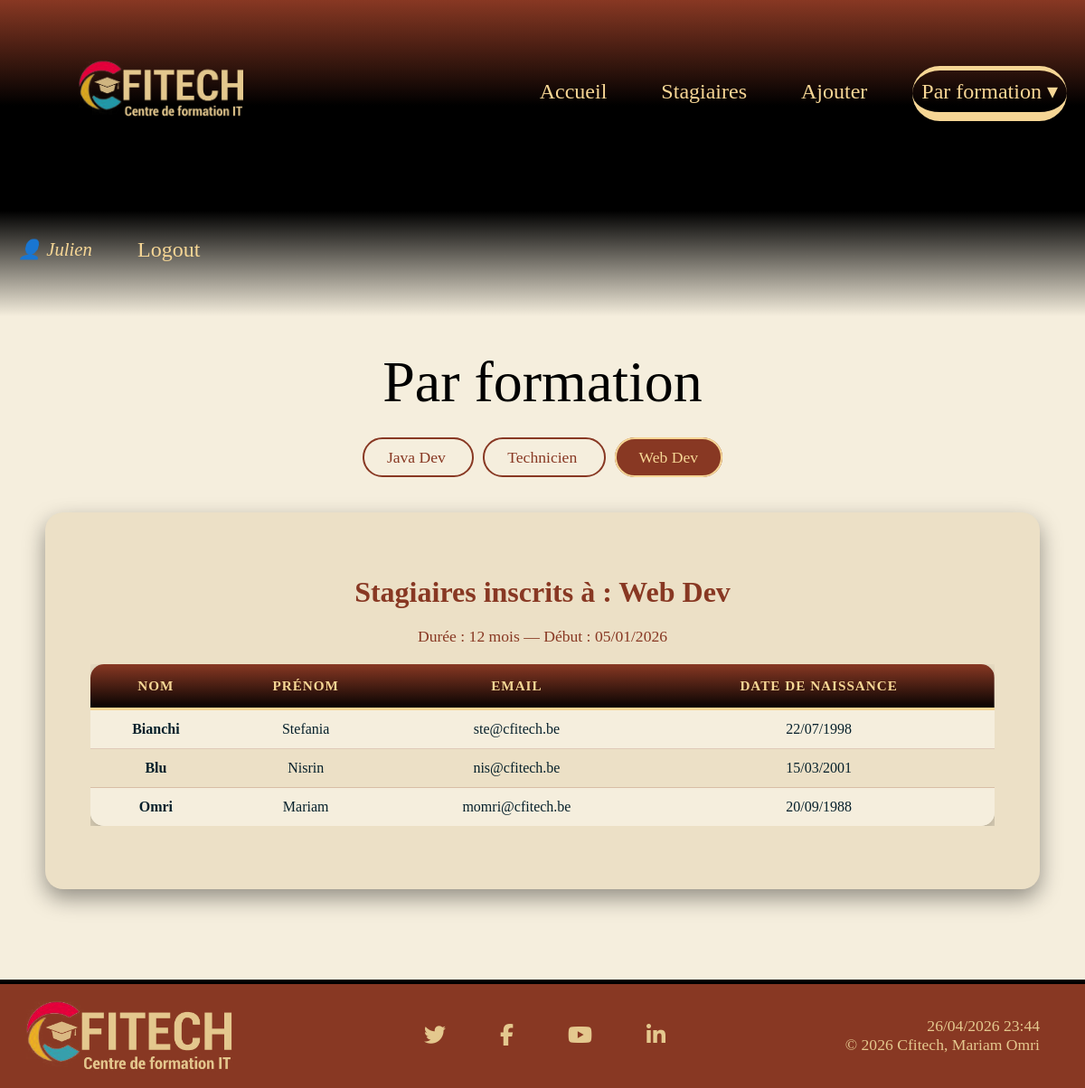
Screenshot of /parFormation.php?id=1 (signed in) with the database file from the repository.
### tables this page shows
CREATE TABLE IF NOT EXISTS `formations` (
  `id` int NOT NULL AUTO_INCREMENT,
  `intitule` varchar(100) NOT NULL,
  `nb_mois` int NOT NULL,
  `date_debut` date NOT NULL,
  PRIMARY KEY (`id`)
);

CREATE TABLE IF NOT EXISTS `stagiaires` (
  `id` int NOT NULL AUTO_INCREMENT,
  `nom` varchar(100) NOT NULL,
  `prenom` varchar(100) NOT NULL,
  `email` varchar(100) NOT NULL,
  `date_naissance` date NOT NULL,
  PRIMARY KEY (`id`),
  UNIQUE KEY `email` (`email`)
);

### classes/Formation.php (called while the page is built, shortened)
<?php
class Formation
{
    private string $intitule;
    private int $nbMois;
    private string $dateDebut;
    public function __construct(int $unId, string $unIntitule, int $unNbMois, string $uneDateDebut)
    {
        $this->intitule = $unIntitule;
        $this->nbMois = $unNbMois;
        $this->dateDebut = $uneDateDebut;
    }
    public function getIntitule(): string
    {
        return $this->intitule;
    }
    public function getNbMois(): int
    {
        return $this->nbMois;
    }
    public function getDateDebutFormatee(): string
    {
        $date = new DateTime($this->dateDebut);
        return $date->format('d/m/Y');
    }
}

### classes/Stagiaire.php (called while the page is built, shortened)
<?php
class Stagiaire
{
    private string $nom;
    private string $prenom;
    private string $email;
    private string $dateNaissance;
    public function __construct(int $unId, string $unNom, string $unPrenom, string $unEmail, string $uneDateNaissance)
    {
        $this->nom = $unNom;
        $this->prenom = $unPrenom;
        $this->email = $unEmail;
        $this->dateNaissance = $uneDateNaissance;
    }
    public function getNom(): string
    {
        return $this->nom;
    }
    public function getPrenom(): string
    {
        return $this->prenom;
    }
    public function getEmail(): string
    {
        return $this->email;
    }
    public function getDateNaissanceFormatee(): string
    {
        $date = new DateTime($this->dateNaissance);
        return $date->format('d/m/Y');
    }
}

### parFormation.php (the view, shortened to what this page needs)
<?php
require "classes/Stagiaire.php";
require "classes/Formation.php";
require "header.php";
$idFormation = isset($_GET['id']) ? (int)$_GET['id'] : 0;
$formation = null;
if ($idFormation > 0) {
    try {
        $req = $pdo->prepare('SELECT * FROM formations WHERE id = :id');
        $req->execute(['id' => $idFormation]);
        $f = $req->fetch(PDO::FETCH_OBJ);
        if ($f) {
            $formation = new Formation($f->id, $f->intitule, $f->nb_mois, $f->date_debut);
        }
    } catch (PDOException $e) {
        die('Erreur : ' . $e->getMessage());
    }
    try {
        $req = $pdo->prepare('
            SELECT stagiaires.*
            FROM stagiaires
            INNER JOIN participe ON stagiaires.id = participe.id_stagiaire
            WHERE participe.id_formation = :id_formation
            ORDER BY stagiaires.nom ASC, stagiaires.prenom ASC
        ');
        $req->execute(['id_formation' => $idFormation]);
        $tabStagiaires = $req->fetchAll(PDO::FETCH_OBJ);
    } catch (PDOException $e) {
        die('Erreur : ' . $e->getMessage());
    }
}
try {
    $stmt = $pdo->query('SELECT * FROM formations ORDER BY intitule');
    $toutesFormations = $stmt->fetchAll(PDO::FETCH_OBJ);
} catch (PDOException $e) {
    die('Erreur : ' . $e->getMessage());
}
?>
<h1>Par formation</h1>
<div style="text-align: center; margin: 20px 0;">
    <?php foreach ($toutesFormations as $f):
        $bgColor = ($idFormation == $f->id)
            ? "background-color: #883823; color: #F6D695; border: 2px solid #F6D695;"
            : "background-color: #F5EEDD; color: #883823; border: 2px solid #883823;";
    ?>
        <a href="./parFormation.php?id=<?= $f->id ?>"
            style="margin: 5px; font-size: 1.1rem; padding: 10px 25px; border-radius: 50px; <?= $bgColor ?>">
            <?= htmlspecialchars($f->intitule) ?>
        </a>
    <?php endforeach; ?>
</div>
<?php if ($formation !== null): ?>
    <section class="yellow">
        <h2>Stagiaires inscrits à : <?= htmlspecialchars($formation->getIntitule()) ?></h2>
        <p style="text-align: center; color: #883823; font-size: 1.1rem;">
            Durée : <?= $formation->getNbMois() ?> mois — Début : <?= $formation->getDateDebutFormatee() ?>
        </p>
        <?php if (count($tabStagiaires) === 0): ?>
            <p style="text-align: center; color: #883823; margin-top: 30px;">
                Aucun stagiaire inscrit à cette formation.
            </p>
        <?php else: ?>
            <div class="table-responsive">
                <table class="table">
                    <thead>
                        <tr>
                            <th>Nom</th>
                            <th>Prénom</th>
                            <th>Email</th>
                            <th>Date de naissance</th>
                        </tr>
                    </thead>
                    <tbody>
                        <?php foreach ($tabStagiaires as $s):
                            $stagiaire = new Stagiaire($s->id, $s->nom, $s->prenom, $s->email, $s->date_naissance);
                        ?>
                            <tr>
                                <td><strong><?= htmlspecialchars($stagiaire->getNom()) ?></strong></td>
                                <td><?= htmlspecialchars($stagiaire->getPrenom()) ?></td>
                                <td><?= htmlspecialchars($stagiaire->getEmail()) ?></td>
                                <td><?= $stagiaire->getDateNaissanceFormatee() ?></td>
                            </tr>
                        <?php endforeach; ?>
                    </tbody>
                </table>
            </div>
        <?php endif; ?>
    </section>
<?php else: ?>
    <p style="text-align: center; color: #883823; font-size: 1.2rem; margin: 50px;">
        👆 Sélectionnez une formation ci-dessus pour voir ses stagiaires.
    </p>
<?php endif; ?>
<?php require "footer.php"; ?>

### assets/css/style.css (style rules this page uses)
* { margin: 0px; box-sizing: border-box; }
body { background-color: #F5EEDD; font-family: Georgia, 'Times New Roman', serif; min-height: 100vh; }
a { color: #F6D695; text-decoration: none; font-size: 1.5rem; border-radius: 50px; padding: 10px; margin: 50px 20px; transition: all 0.3s ease; }
h1 { text-align: center; color: black; font-family: 'greatvibes', 'Brush Script MT', cursive; padding: 1rem; font-size: 4rem; margin: 20px; font-weight: lighter; }
h2, h3 { font-family: Georgia, serif; color: #883823; text-align: center; }
h2 { font-size: 2rem; margin: 20px 0; }
.yellow { background-color: #ece0c6; margin: 50px; padding: 50px; border-radius: 20px; box-shadow: 0 10px 25px rgba(0, 0, 0, 0.4); }
.table-responsive { width: 100%; overflow-x: auto; margin: 20px 0; }
table.table { width: 100%; border-collapse: separate; border-spacing: 0; background-color: #F5EEDD; border-radius: 15px; overflow: hidden; box-shadow: 0 10px 25px rgba(0, 0, 0, 0.3); font-family: Georgia, serif; }
table.table thead { background-image: linear-gradient(#883823, black); }
table.table thead th { color: #F6D695; padding: 15px 10px; text-align: center; font-size: 0.95rem; border-bottom: 3px solid #F6D695; text-transform: uppercase; letter-spacing: 1px; }
table.table tbody td { padding: 12px 10px; text-align: center; color: #06202B; border-bottom: 1px solid rgba(136, 56, 35, 0.2); }
table.table tbody tr:nth-child(even) { background-color: #ece0c6; }
table.table tbody tr:nth-child(odd) { background-color: #F5EEDD; }
table.table tbody tr:last-child td { border-bottom: none; }

### rows the page displays
formations: intitule "Java Dev"
formations: intitule "Technicien"
formations: intitule "Web Dev", nb_mois "12", date_debut "05/01/2026"
stagiaires: nom "Bianchi", prenom "Stefania", email "ste@cfitech.be", date_naissance "22/07/1998"
stagiaires: nom "Blu", prenom "Nisrin", email "nis@cfitech.be", date_naissance "15/03/2001"
stagiaires: nom "Omri", prenom "Mariam", email "momri@cfitech.be", date_naissance "20/09/1988"

### other values shown
$_SESSION['pseudo'] "Julien"
